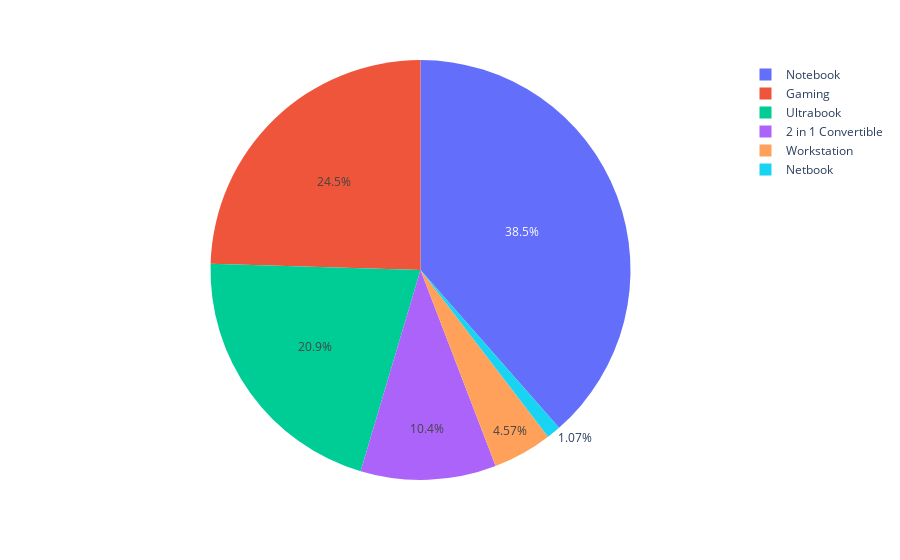

This figure's notebook cell:
### Code cell
fig = px.pie(df, names = 'TypeName', values = 'Price_euros')
fig.show()

### Figure 1 — Plotly figure (JSON) as saved in the notebook; plotly's stock layout.template omitted (floating-point values rounded to 4 significant figures; data arrays with more than 128 entries replaced by an {"elided": "..."} marker saying what was removed)
{"data": [{"domain": {"x": [0, 1], "y": [0, 1]}, "hovertemplate": "TypeName=%{label}<br>Price_euros=%{value}<extra></extra>", "labels": {"elided": "1275 str values"}, "legendgroup": "", "name": "", "showlegend": true, "type": "pie", "values": {"elided": "1275 float values"}}], "layout": {"legend": {"tracegroupgap": 0}, "margin": {"t": 60}}}
